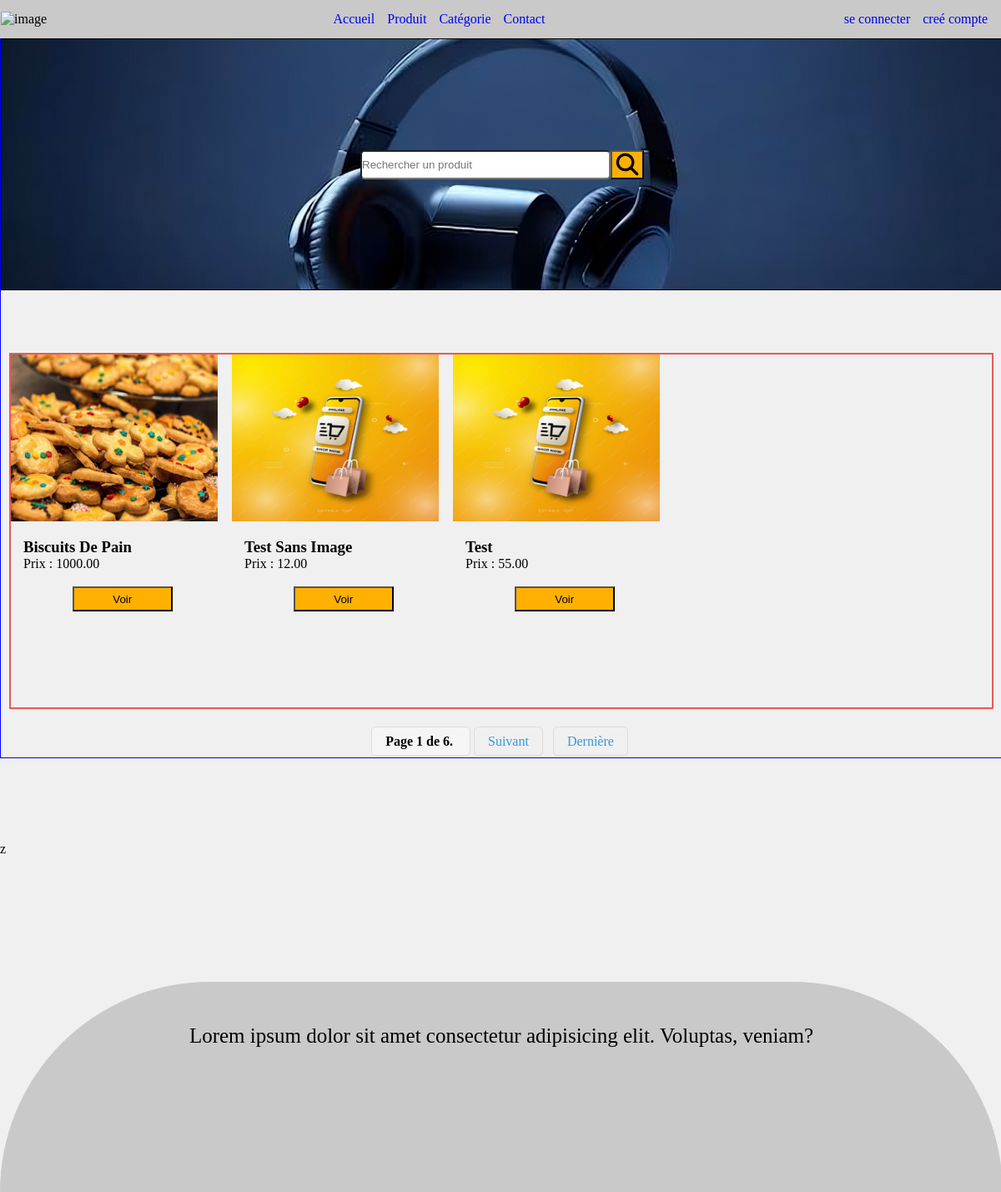
/product-list/, run on the app's committed database.
### siteweb/models.py (models this page shows, shortened)
class Products(models.Model):
    author = models.ForeignKey(get_user_model(), on_delete=models.CASCADE)
    category = models.ForeignKey(Category, on_delete=models.SET_NULL, null=True, blank=True)
    name = models.CharField(max_length=100)
    description = models.TextField(max_length=300)
    price = models.DecimalField(max_digits=10, decimal_places=2)
    stock = models.PositiveIntegerField()
    slug = models.CharField(max_length=100, unique=True, blank=True)
    status = models.BooleanField(default=True)
    date_on = models.DateTimeField(auto_now_add=True)
    image = models.ImageField(upload_to='products', blank=True, null=True)

### siteweb/views.py (the view)
# urls.py: path('product-list/',ListProducts.as_view(), name='products' ),
class ListProducts(ListView):
    template_name = 'siteweb/listProducts-products.html'
    model = Products
    context_object_name = 'products'
    paginate_by = 3
    def get_queryset(self):
        q = self.request.GET.get('q')
        if q:
            return Products.objects.filter(name__icontains=q, status=True)
        return Products.objects.filter(status=True)

### siteweb/templates/siteweb/listProducts-products.html (shortened to what this page needs)
{% extends 'index.html' %}
{% block header %}
{% load static %}
<link rel="stylesheet" href="{% static 'siteweb/css/product.css' %}">
<link rel="stylesheet" href="https://cdnjs.cloudflare.com/ajax/libs/font-awesome/6.6.0/css/all.min.css" />
{% endblock %}
{% block container %}
<div class="product-container">
    <div class="accueil-image">
        <form method="GET" action="{% url 'products' %}" class="search-form">
            <input type="search" name="q" placeholder="Rechercher un produit">
            <button type="submit" class="search-buttom"></button>
        </form>
    </div>
    <div class="container-article">
        {% for product in products %}
        <article>
            <a href="{% url 'detail-product' slug=product.slug %}">
                {% if product.image %}
                <div class="image-carte">
                    <img src="{{ product.image.url }}" alt="image">
                </div>
                {% else %}
                <div class="image-carte">
                    <img src="{% static 'siteweb/images/image.png' %}" alt="image">
                </div>
                {% endif %}
            </a>
            <h3 style="margin-top: 20px; margin-left: 15px;">{{product.name}}</h3>
            <p style=" margin-left: 15px; margin-bottom: 0px;">
                Prix : {{product.price}}<br><br>
                <a href="{% url 'detail-product' slug=product.slug %}"><button type="button">Voir</button></a>
            </p>
        </article>
        {% endfor %}
    </div>
    <div class="pagination">
        <span class="step-links">
            <span class="current">
                Page {{ page_obj.number }} de {{ page_obj.paginator.num_pages }}.
            </span>
            {% if page_obj.has_next %}
            <a href="?page={{ page_obj.next_page_number }}">Suivant</a>
            <a href="?page={{ page_obj.paginator.num_pages }}">Dernière</a>
            {% endif %}
        </span>
    </div>
</div>
{% endblock %}

### siteweb/static/css/style.css (style rules this page uses)
* { list-style : none; padding : 0px; margin : 0px; }
a { list-style: none; text-decoration: none; }

### siteweb/static/siteweb/css/product.css (style rules this page uses)
body { background-color:#f0f0f0 ; }
.product-container { width: 100%; height: auto; border: solid 1px blue; margin-bottom: 100px; }
.container-article { display: grid; grid-template-columns: repeat(5,250px); grid-template-rows: repeat(7,auto); gap: 15px; margin-left: 10px; margin-right: 10px; margin-bottom: 10px; border: #eb5858 2px solid; padding-bottom: 25px; }
button { width: 120px; height: 30px; background-color: #ffb000; margin-left: 25%; margin-right: 25%; }
.image-carte { width: 248px; max-width: 248px; height: 200px; object-fit: contain; }
.image-carte img { width: 100%; height: 200px; }
.pagination { text-align: center; margin-top: 20px; }
.pagination .step-links a { color: #3498db; padding: 8px 16px; margin: 0 4px; border: 1px solid #ddd; border-radius: 5px; text-decoration: none; }
.pagination .step-links .current { padding: 8px 16px; border: 1px solid #ddd; border-radius: 5px; background-color: #f5f5f5; }
.pagination .step-links { display: inline-block; padding: 10px; }
.pagination .step-links a { color: #3498db; padding: 8px 16px; margin: 0 4px; border: 1px solid #ddd; border-radius: 5px; text-decoration: none; transition: background-color 0.3s ease; }
.pagination .step-links .current { padding: 8px 16px; border: 1px solid #ddd; border-radius: 5px; background-color: #f5f5f5; font-weight: bold; }
.search-form button { padding: 0px; margin: 0px; }
.search-form { display: flex; justify-content: center; align-items: center; position: relative; z-index: 2; }
.accueil-image { width: 100%; height: 300px; border: solid 1px; margin-bottom: 75px; display: flex; justify-content: center; align-items: center; }
input { height: 35px; width: 300px; border-radius: 5px; }
.search-buttom { width: 40px; height: 35px; }

### data on the page
Products: image (picture), name "Biscuits De Pain", price "1000.00"
Products: name "Test Sans Image", price "12.00"
Products: name "Test", price "55.00"

### other printed values
{{ page_obj.number }} "1"
{{ page_obj.paginator.num_pages }} "6"
